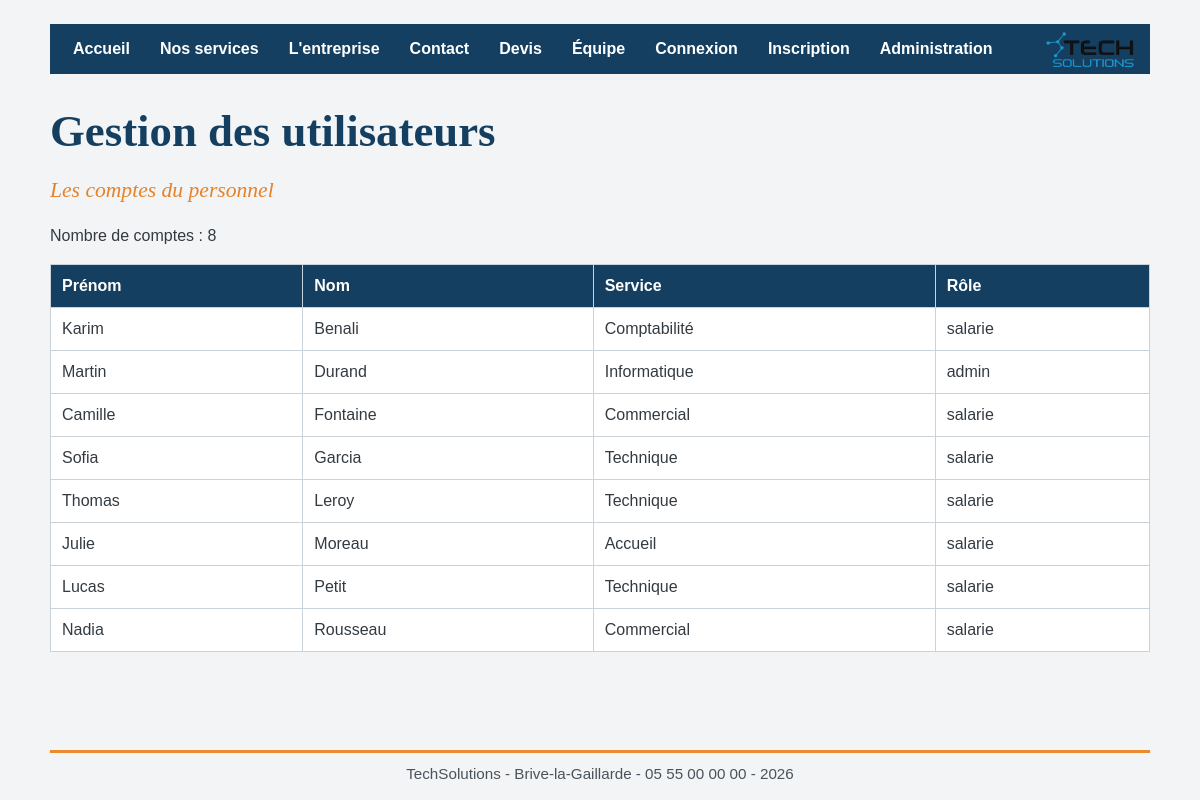
Page /utilisateurs.php on the committed database.
### tables this page shows
CREATE TABLE `utilisateurs` (
  `id` int(11) NOT NULL,
  `identifiant` varchar(30) NOT NULL,
  `mot_de_passe` varchar(255) NOT NULL,
  `prenom` varchar(50) NOT NULL,
  `nom` varchar(50) NOT NULL,
  `service` varchar(50) NOT NULL,
  `role` varchar(10) NOT NULL
);

### assets/php/inc/infos.php (called while the page is built, shortened)
<?php
$telephone = "05 55 00 00 00";
?>

### utilisateurs.php (the view, shortened to what this page needs)
<?php
include "assets/php/inc/infos.php";
require "assets/php/inc/bdd.php";
$requete = $pdo->query("SELECT prenom, nom, service, role FROM utilisateurs ORDER BY nom");
$utilisateurs = $requete->fetchAll();
?>
<!DOCTYPE html>
<html lang="fr">
<head>
    <link rel="stylesheet" href="assets/css/style.css">
</head>
<body>
    <?php include "assets/php/inc/menu.php"; ?>
    <main class="users-container">
        <h1>Gestion des utilisateurs</h1>
        <p class="subtitle">Les comptes du personnel</p>
        <p class="count">Nombre de comptes : <?php echo count($utilisateurs); ?></p>
        <table class="users-table">
            <thead>
                <tr>
                    <th>Prénom</th>
                    <th>Nom</th>
                    <th>Service</th>
                    <th>Rôle</th>
                </tr>
            </thead>
            <tbody>
                <?php foreach ($utilisateurs as $u) { ?>
                <tr>
                    <td><?php echo $u["prenom"]; ?></td>
                    <td><?php echo $u["nom"]; ?></td>
                    <td><?php echo $u["service"]; ?></td>
                    <td><?php echo $u["role"]; ?></td>
                </tr>
                <?php } ?>
            </tbody>
        </table>
    </main>
    <?php include "assets/php/inc/pied.php"; ?>
</body>
</html>

### assets/php/inc/menu.php
<header class="site-header">
    <div class="header-inner">
        <nav aria-label="Navigation principale">
            <ul>
                <li><a href="index.php">Accueil</a></li>
                <li><a href="services.php">Nos services</a></li>
                <li><a href="histoire.php">L'entreprise</a></li>
                <li><a href="contact.php">Contact</a></li>
                <li><a href="devis.html">Devis</a></li>
                <li><a href="utilisateurs.php">Équipe</a></li>
                <li><a href="login.php">Connexion</a></li>
                <li><a href="singin.php">Inscription</a></li>
                <li><a href="admin.php">Administration</a></li>
            </ul>
        </nav>
        <a href="index.php" class="logo"><img src="https://localhost/Tech-Solutions/assets/img/logo.png" alt="TechSolutions, accueil"></a>
    </div>
</header>

### assets/php/inc/pied.php
<?php include "infos.php"; ?>
<footer class="page-footer">
    <div class="page-footer-line"></div>
    <p>TechSolutions - Brive-la-Gaillarde - <?php echo $telephone; ?> - 2026</p>
</footer>

### assets/css/style.css (style rules this page uses)
* { box-sizing: border-box; }
html { min-height: 100%; background: #f2f4f6; }
body { display: flex; flex-direction: column; min-height: 100vh; margin: 0; color: #333b42; background: #f2f4f6; font-family: Arial, Helvetica, sans-serif; line-height: 1.5; }
.site-header { width: min(100% - 48px, 1100px); margin: 24px auto 0; background: #153f60; }
.header-inner { display: flex; align-items: center; justify-content: space-between; gap: 16px; min-height: 50px; padding: 0 12px 0 8px; }
.header-inner nav { min-width: 0; }
.header-inner ul { display: flex; flex-wrap: wrap; align-items: center; margin: 0; padding: 0; list-style: none; }
.header-inner nav a { display: block; padding: 13px 15px; color: #fff; font-size: 1rem; font-weight: 700; text-decoration: none; transition: background-color 0.15s ease; }
.logo { display: block; flex: 0 0 auto; height: 42px; }
.logo img { display: block; width: auto; height: 100%; object-fit: contain; }
h1, h2, h3 { color: #153f60; line-height: 1.25; }
h1 { margin: 30px 16px 18px; font-family: Georgia, "Times New Roman", serif; font-size: clamp(2rem, 4vw, 2.8rem); }
p { margin: 0 16px 16px; }
a { color: #155b88; }
main, body > section, body > table { width: min(100% - 48px, 1100px); margin-right: auto; margin-left: auto; }
.users-container { width: min(100% - 48px, 1100px); margin: 30px auto 0; padding: 0 0 8px; }
.users-container h1 { margin: 0 0 14px; font-size: clamp(2.2rem, 4vw, 2.8rem); }
.subtitle { margin: 0 0 18px; color: #e5822a; font-family: Georgia, "Times New Roman", serif; font-size: 1.35rem; font-style: italic; }
.count { margin: 0 0 16px; font-size: 1rem; }
table { width: min(100% - 48px, 1100px); margin: 22px auto; border-collapse: collapse; background: #fff; }
th, td { padding: 9px 11px; border: 1px solid #cbd3da; text-align: left; }
th { background: #153f60; color: #fff; font-weight: 700; }
.users-table { width: 100%; margin: 0; }
footer { margin-top: auto; }
.page-footer { width: 100%; margin-top: auto; padding: 30px 0 14px; text-align: center; }
.page-footer-line { width: min(100% - 48px, 1100px); height: 3px; margin: 0 auto 10px; background: #e98b2e; }
.page-footer p { margin: 0 16px; color: #4a535a; font-size: 0.95rem; }

### rows in the picture
utilisateurs: prenom "Karim", nom "Benali", service "Comptabilité", role "salarie"
utilisateurs: prenom "Martin", nom "Durand", service "Informatique", role "admin"
utilisateurs: prenom "Camille", nom "Fontaine", service "Commercial", role "salarie"
utilisateurs: prenom "Sofia", nom "Garcia", service "Technique", role "salarie"
utilisateurs: prenom "Thomas", nom "Leroy", service "Technique", role "salarie"
utilisateurs: prenom "Julie", nom "Moreau", service "Accueil", role "salarie"
utilisateurs: prenom "Lucas", nom "Petit", service "Technique", role "salarie"
utilisateurs: prenom "Nadia", nom "Rousseau", service "Commercial", role "salarie"

### other values in the picture
count($utilisateurs) "8"
$telephone "05 55 00 00 00"
